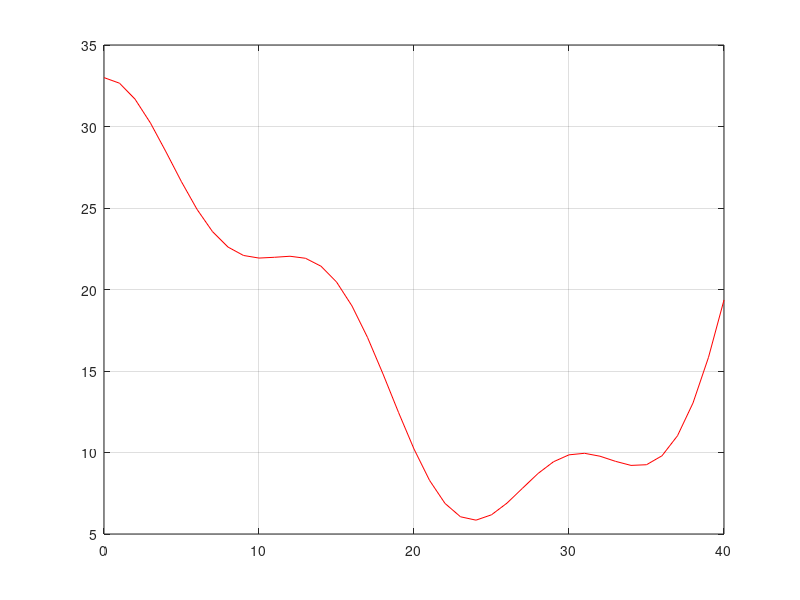

Here is the MATLAB script that generated this plot: (Note: this script raises an error after producing the figure.)
clear, clc
% Datos
g = 9.81;
m = 100;
del_t = .03;
t = del_t;
v0 = -40;
v = v0;
xn = 34;
x0 = xn;
xprima0 = 0;
yn = (x0.^3/500) - (3*x0.^2)/35 + 3*cos((2*3.141592*x0)/15) + 30;
y0 = yn;
mu = 1.5;
k = 3;
r0 = 100000;

% Vía
x_via = 0:40;
y_via =(x_via.^3/500) - (3*x_via.^2)/35 + 3*cos((2*3.141592*x_via)/15) + 30;
hold on;
plot(x_via,y_via,'r');
box on;
grid on;

while xn <= 34.99

    % Pre_velocidad
    syms x
    y = (x^3/500) - (3*x^2) / 35 + 3*cosd(2*pi*x/15) + 30;
    derivada = diff(y);
    dobledev= diff(y,'x',2);
    ang = double(atand(subs(derivada,x,xn)));

    rn = ((1+double(subs(derivada,x,xn))^2)^3/2)/double(subs(dobledev,x,xn));

    fric = g*cos(ang)+(v0.^2/r0);
    fric = mu*sign(fric);
    if rn == 0
        rn = 100000000000;
    end

    % Desplazamiento del carrito
    xpriman = xprima0 + v * del_t;
    xn = x0 + (xpriman - xprima0)*cosd(ang);
    yn = (xn.^3/500) - (3*xn.^2)/35 + 3*cos((2*3.141592*xn)/15) + 30;


    % Velocidad
    raizArriba1 = (v0.^2*(1-((fric/r0)+(k/m))*(abs(xpriman-xprima0))));
    raizArriba2 = (2*g*(yn-y0))-(2*g*fric*(abs(xn-x0)));
    raizArriba = raizArriba1 - raizArriba2;
    raizAbajo = (1+((fric/rn)+(k/m))*(abs(xpriman-xprima0)));
    raizv = raizArriba/raizAbajo;
    

    if raizv > 0
        v = sign(v0)*sqrt(raizv);

    elseif raizv <= 0
         v = -v0;
         xpriman = xprima0;
         xn = x0;
         yn = y0;
         rn = r0;
    end

    % Actualiza
    v0 = v;
    x0 = xn;
    xprima0 = xpriman;
    y0 = yn;
    r0 = rn;

    % Punto que se mueve
    carro = plot(xn,yn,'db');
    drawnow
    pause(t/10)
    delete(carro);

end
hold off;